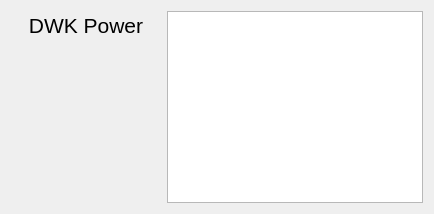
     <widget class="QWidget" name="tab_3">
      <attribute name="title">
       <string>DWK Channels</string>
      </attribute>
      <layout class="QHBoxLayout" name="horizontalLayout_2">
       <item>
        <layout class="QVBoxLayout" name="verticalLayout_7">
         <property name="spacing">
          <number>10</number>
         </property>
         <item>
          <widget class="PyDMLabel" name="PyDMLabel_5">
           <property name="minimumSize">
            <size>
             <width>150</width>
             <height>0</height>
            </size>
           </property>
           <property name="font">
            <font>
             <pointsize>16</pointsize>
            </font>
           </property>
           <property name="toolTip">
            <string/>
           </property>
           <property name="text">
            <string>DWK Power</string>
           </property>
           <property name="alignment">
            <set>Qt::AlignCenter</set>
           </property>
          </widget>
         </item>
         <item>
          <widget class="PyDMLabel" name="dwkOneValueLabel">
           <property name="font">
            <font>
             <pointsize>20</pointsize>
            </font>
           </property>
           <property name="toolTip">
            <string>ca://mitr:DWK1</string>
           </property>
           <property name="autoFillBackground">
            <bool>true</bool>
           </property>
           <property name="alignment">
            <set>Qt::AlignCenter</set>
           </property>
           <property name="precision" stdset="0">
            <number>3</number>
           </property>
           <property name="showUnits" stdset="0">
            <bool>true</bool>
           </property>
           <property name="precisionFromPV" stdset="0">
            <bool>false</bool>
           </property>
           <property name="alarmSensitiveContent" stdset="0">
            <bool>true</bool>
           </property>
           <property name="alarmSensitiveBorder" stdset="0">
            <bool>false</bool>
           </property>
           <property name="channel" stdset="0">
            <string>ca://mitr:DWK1</string>
           </property>
           <property name="enableRichText" stdset="0">
            <bool>true</bool>
           </property>
          </widget>
         </item>
         <item>
          <widget class="PyDMLabel" name="dwkTwoValueLabel">
           <property name="font">
            <font>
             <pointsize>20</pointsize>
            </font>
           </property>
           <property name="toolTip">
            <string>ca://mitr:DWK2</string>
           </property>
           <property name="autoFillBackground">
            <bool>true</bool>
           </property>
           <property name="alignment">
            <set>Qt::AlignCenter</set>
           </property>
           <property name="precision" stdset="0">
            <number>3</number>
           </property>
           <property name="showUnits" stdset="0">
            <bool>true</bool>
           </property>
           <property name="precisionFromPV" stdset="0">
            <bool>false</bool>
           </property>
           <property name="alarmSensitiveContent" stdset="0">
            <bool>true</bool>
           </property>
           <property name="alarmSensitiveBorder" stdset="0">
            <bool>false</bool>
           </property>
           <property name="channel" stdset="0">
            <string>ca://mitr:DWK2</string>
           </property>
           <property name="enableRichText" stdset="0">
            <bool>true</bool>
           </property>
          </widget>
         </item>
         <item>
          <widget class="PyDMLabel" name="dwkThreeValueLabel">
           <property name="font">
            <font>
             <pointsize>20</pointsize>
            </font>
           </property>
           <property name="toolTip">
            <string>ca://mitr:DWK3</string>
           </property>
           <property name="autoFillBackground">
            <bool>true</bool>
           </property>
           <property name="alignment">
            <set>Qt::AlignCenter</set>
           </property>
           <property name="precision" stdset="0">
            <number>3</number>
           </property>
           <property name="showUnits" stdset="0">
            <bool>true</bool>
           </property>
           <property name="precisionFromPV" stdset="0">
            <bool>false</bool>
           </property>
           <property name="alarmSensitiveContent" stdset="0">
            <bool>true</bool>
           </property>
           <property name="alarmSensitiveBorder" stdset="0">
            <bool>false</bool>
           </property>
           <property name="channel" stdset="0">
            <string>ca://mitr:DWK3</string>
           </property>
           <property name="enableRichText" stdset="0">
            <bool>true</bool>
           </property>
          </widget>
         </item>
         <item>
          <widget class="PyDMLabel" name="dwkFourValueLabel">
           <property name="font">
            <font>
             <pointsize>20</pointsize>
            </font>
           </property>
           <property name="toolTip">
            <string>ca://mitr:DWK4</string>
           </property>
           <property name="autoFillBackground">
            <bool>true</bool>
           </property>
           <property name="alignment">
            <set>Qt::AlignCenter</set>
           </property>
           <property name="precision" stdset="0">
            <number>3</number>
           </property>
           <property name="showUnits" stdset="0">
            <bool>true</bool>
           </property>
           <property name="precisionFromPV" stdset="0">
            <bool>false</bool>
           </property>
           <property name="alarmSensitiveContent" stdset="0">
            <bool>true</bool>
           </property>
           <property name="alarmSensitiveBorder" stdset="0">
            <bool>false</bool>
           </property>
           <property name="channel" stdset="0">
            <string>ca://mitr:DWK4</string>
           </property>
           <property name="enableRichText" stdset="0">
            <bool>true</bool>
           </property>
          </widget>
         </item>
        </layout>
       </item>
       <item>
        <widget class="MITROperationsArchivePlot" name="PyDMArchiverTimePlot_3">
         <property name="font">
          <font>
           <pointsize>15</pointsize>
          </font>
         </property>
         <property name="toolTip">
          <string/>
         </property>
         <property name="showXGrid">
          <bool>false</bool>
         </property>
         <property name="showYGrid">
          <bool>false</bool>
         </property>
         <property name="yAxes">
          <stringlist>
           <string>{&quot;name&quot;: &quot;Axis 1&quot;, &quot;orientation&quot;: &quot;left&quot;, &quot;label&quot;: &quot;Reactor Power&quot;, &quot;minRange&quot;: -4.995220521931166, &quot;maxRange&quot;: 4.995220521931166, &quot;autoRange&quot;: true, &quot;logMode&quot;: false}</string>
          </stringlist>
         </property>
         <property name="xLabels">
          <stringlist>
           <string>Time</string>
          </stringlist>
         </property>
         <property name="showLegend">
          <bool>true</bool>
         </property>
         <property name="maxRedrawRate" stdset="0">
          <number>15</number>
         </property>
         <property name="bufferSize">
          <number>21600</number>
         </property>
         <property name="updateMode" stdset="0">
          <enum>PyDMTimePlot::AtFixedRate</enum>
         </property>
         <property name="timeSpan">
          <double>43200.876410245895386</double>
         </property>
         <property name="updateInterval">
          <double>1.000000000000000</double>
         </property>
         <property name="autoRangeY">
          <bool>true</bool>
         </property>
         <property name="maxYRange">
          <double>1.000000000000000</double>
         </property>
         <property name="curves">
          <stringlist>
           <string>{&quot;useArchiveData&quot;: true, &quot;channel&quot;: &quot;ca://mitr:DWK1&quot;, &quot;plot_style&quot;: null, &quot;name&quot;: &quot;DWK1&quot;, &quot;color&quot;: &quot;black&quot;, &quot;lineStyle&quot;: 1, &quot;lineWidth&quot;: 2, &quot;symbol&quot;: null, &quot;symbolSize&quot;: 3, &quot;yAxisName&quot;: &quot;Axis 1&quot;, &quot;barWidth&quot;: null, &quot;upperThreshold&quot;: null, &quot;lowerThreshold&quot;: null, &quot;thresholdColor&quot;: &quot;white&quot;}</string>
           <string>{&quot;useArchiveData&quot;: true, &quot;channel&quot;: &quot;ca://mitr:DWK2&quot;, &quot;plot_style&quot;: null, &quot;name&quot;: &quot;DWK2&quot;, &quot;color&quot;: &quot;red&quot;, &quot;lineStyle&quot;: 1, &quot;lineWidth&quot;: 2, &quot;symbol&quot;: null, &quot;symbolSize&quot;: 10, &quot;yAxisName&quot;: &quot;Axis 1&quot;, &quot;barWidth&quot;: null, &quot;upperThreshold&quot;: null, &quot;lowerThreshold&quot;: null, &quot;thresholdColor&quot;: &quot;white&quot;}</string>
           <string>{&quot;useArchiveData&quot;: true, &quot;channel&quot;: &quot;ca://mitr:DWK3&quot;, &quot;plot_style&quot;: null, &quot;name&quot;: &quot;DWK3&quot;, &quot;color&quot;: &quot;dodgerblue&quot;, &quot;lineStyle&quot;: 1, &quot;lineWidth&quot;: 2, &quot;symbol&quot;: null, &quot;symbolSize&quot;: 10, &quot;yAxisName&quot;: &quot;Axis 1&quot;, &quot;barWidth&quot;: null, &quot;upperThreshold&quot;: null, &quot;lowerThreshold&quot;: null, &quot;thresholdColor&quot;: &quot;white&quot;}</string>
           <string>{&quot;useArchiveData&quot;: true, &quot;channel&quot;: &quot;ca://mitr:DWK4&quot;, &quot;plot_style&quot;: null, &quot;name&quot;: &quot;DWK4&quot;, &quot;color&quot;: &quot;forestgreen&quot;, &quot;lineStyle&quot;: 1, &quot;lineWidth&quot;: 2, &quot;symbol&quot;: null, &quot;symbolSize&quot;: 10, &quot;yAxisName&quot;: &quot;Axis 1&quot;, &quot;barWidth&quot;: null, &quot;upperThreshold&quot;: null, &quot;lowerThreshold&quot;: null, &quot;thresholdColor&quot;: &quot;white&quot;}</string>
          </stringlist>
         </property>
        </widget>
       </item>
     </layout>
     </widget>
